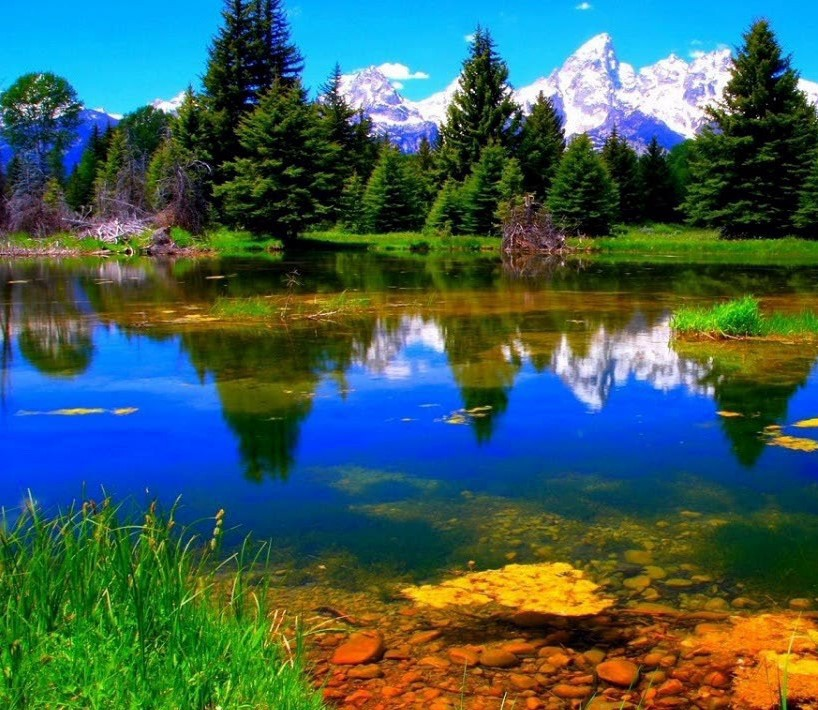
#> input picture image_pairs/image_pairs_01_01.jpg, 818 x 710 px
$ python demo.py   (older library calls are emulated)
#> lines starting #> are read from the running program, lines starting #| are printed output that depends on the picture
import cv2
import numpy as np
import matplotlib.pyplot as plt
# from brief import brief


if __name__ == '__main__':
    img = cv2.imread("./../image_pairs/image_pairs_01_01.jpg")
#> img is the input picture: shape (710, 818, 3); mean B, G, R 88, 94.5, 62.3
    img = cv2.cvtColor(img, cv2.COLOR_BGR2RGB)
    img_gray = cv2.cvtColor(img, cv2.COLOR_RGB2GRAY)
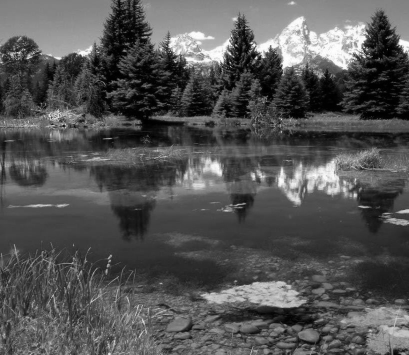
#> img_gray: shape (710, 818) (shown at 1/2 size); min 0, max 255, mean 84.1
    test_image = cv2.pyrDown(img)
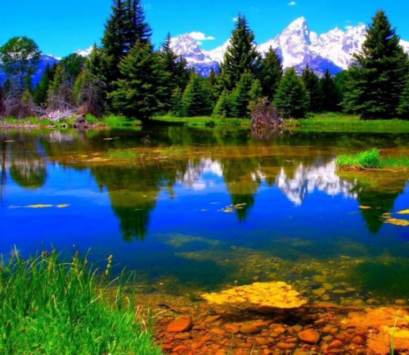
#> test_image: shape (355, 409, 3); mean R, G, B 62.2, 94.6, 88.2
    test_image = cv2.pyrDown(test_image)
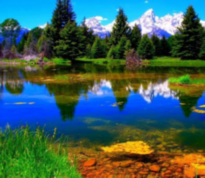
#> test_image: shape (178, 205, 3); mean R, G, B 62.2, 94.7, 88.4
    num_rows, num_cols = test_image.shape[:2]
    test_gray = cv2.cvtColor(test_image, cv2.COLOR_RGB2GRAY)
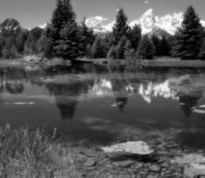
#> test_gray: shape (178, 205); min 0, max 252, mean 84.2
    print(img_gray.shape)
#| (710, 818)

    # Display traning image and testing image
    fx, plots = plt.subplots(1, 2, figsize=(20, 10))

    plots[0].set_title("Training Image")
    plots[0].imshow(img)

    plots[1].set_title("Testing Image")
    plots[1].imshow(test_image)

    # ## Detect keypoints and Create Descriptor

    fast = cv2.FastFeatureDetector_create()
    brief = cv2.xfeatures2d.BriefDescriptorExtractor_create()

    train_keypoints = fast.detect(img_gray, None)
#> train_keypoints = 19430 keypoints; strongest (x, y, size): (472, 90, 7), (744, 112, 7), (794, 90, 7), (772, 76, 7)
    test_keypoints = fast.detect(test_gray, None)
#> test_keypoints = 1249 keypoints; strongest (x, y, size): (131, 27, 7), (160, 38, 7), (173, 34, 7), (142, 33, 7)
    # pts = np.float([key_point.pt for key_point in train_keypoints]).reshape(-1, 1, 2)
    train_keypoints_arr = np.array([key_point.pt for key_point in train_keypoints]) # keypoint to array
#> train_keypoints_arr = 19430 pairs, first value 3 to 814, second value 3 to 706

    train_keypoints, train_descriptor = brief.compute(img_gray, train_keypoints)
#> train_keypoints = 16900 keypoints; strongest (x, y, size): (472, 90, 7), (744, 112, 7), (772, 76, 7), (367, 135, 7)
    test_keypoints, test_descriptor = brief.compute(test_gray, test_keypoints)
#> test_keypoints = 621 keypoints; strongest (x, y, size): (160, 38, 7), (173, 34, 7), (142, 33, 7), (141, 86, 7)
    print(train_descriptor[0])
#| [ 31   7 184  68 168 137 161 221 102  26 200  40  88 143  54  79 163 120
#|  107 161 217 154 255  35 248 212 117 195 184  87  29  42]
    # train_keypoints, train_descriptor = brief(img_gray, train_keypoints)
    # test_keypoints, test_descriptor = brief(test_gray, test_keypoints)

    keypoints_without_size = np.copy(img)
    keypoints_with_size = np.copy(img)

    cv2.drawKeypoints(img, train_keypoints, keypoints_without_size, color=(0, 255, 0))
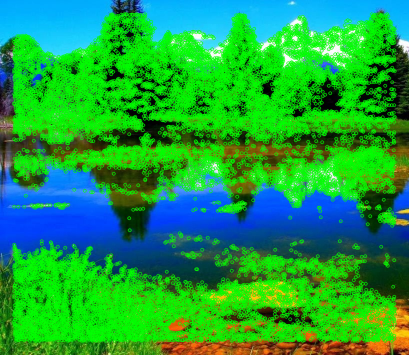
#> keypoints_without_size: shape (710, 818, 3) (shown at 1/2 size); mean R, G, B 28.3, 159, 65.4

    cv2.drawKeypoints(img, train_keypoints, keypoints_with_size,
                      flags=cv2.DRAW_MATCHES_FLAGS_DRAW_RICH_KEYPOINTS)
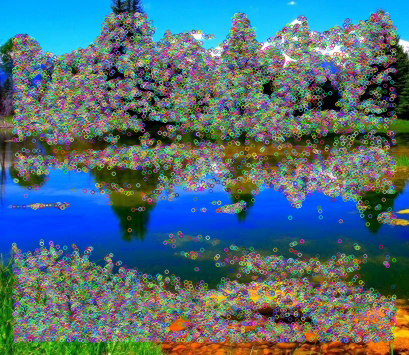
#> keypoints_with_size: shape (710, 818, 3) (shown at 1/2 size); mean R, G, B 81.1, 109.1, 119.5

    # Display image with and without keypoints size
    fx, plots = plt.subplots(1, 2, figsize=(20, 10))

    plots[0].set_title("Train keypoints With Size")
    plots[0].imshow(keypoints_with_size, cmap='gray')

    plots[1].set_title("Train keypoints Without Size")
    plots[1].imshow(keypoints_without_size, cmap='gray')

    # Print the number of keypoints detected in the training image
    print("Number of Keypoints Detected In The Training Image: ", len(train_keypoints))
#| Number of Keypoints Detected In The Training Image:  16900

    # Print the number of keypoints detected in the query image
    print("Number of Keypoints Detected In The Query Image: ", len(test_keypoints))
#| Number of Keypoints Detected In The Query Image:  621

    # ## Matching Keypoints

    # Create a Brute Force Matcher object.
    bf = cv2.BFMatcher(cv2.NORM_HAMMING, crossCheck=True)

    # Perform the matching between the BRIEF descriptors of the training image and the test image
    matches = bf.match(train_descriptor, test_descriptor)
#> matches = 342 matches

    # The matches with shorter distance are the ones we want.
    matches = sorted(matches, key=lambda x: x.distance)

    result = cv2.drawMatches(img, train_keypoints, test_gray, test_keypoints, matches, test_gray, flags=2)
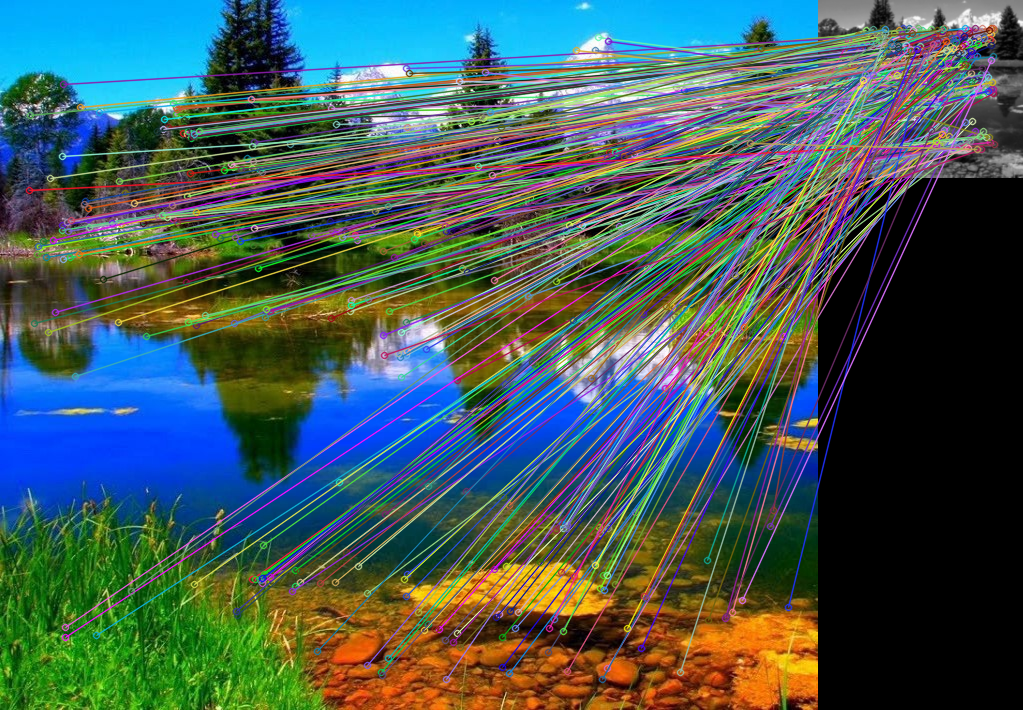
#> result: shape (710, 1023, 3); mean R, G, B 67.8, 89.5, 87.9

    # Display the best matching points
    plt.rcParams['figure.figsize'] = [14.0, 7.0]
    plt.title('Best Matching Points')
    plt.imshow(result)
    plt.show()

    # Print total number of matching points between the training and query images
    print("\nNumber of Matching Keypoints Between The Training and Query Images: ", len(matches))
#| Number of Matching Keypoints Between The Training and Query Images:  342

$ run again, with image_pairs/image_pairs_01_02.jpg copied over image_pairs/image_pairs_01_01.jpg
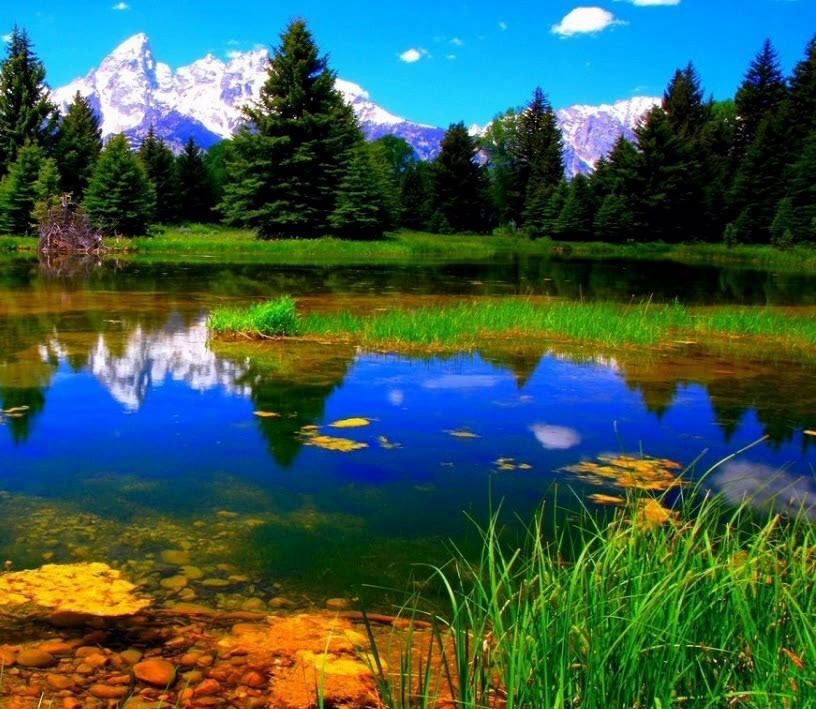
#> input picture image_pairs/image_pairs_01_02.jpg, 816 x 709 px
#> img is the input picture: shape (709, 816, 3); mean B, G, R 78.4, 90.3, 57.4
#| (709, 816)
#> `train_keypoints = fast.detect(img_gray, None)`: train_keypoints = 17987 keypoints; strongest (x, y, size): (715, 660, 7), (9, 90, 7), (535, 121, 7), (331, 90, 7)
#> `test_keypoints = fast.detect(test_gray, None)`: test_keypoints = 1146 keypoints; strongest (x, y, size): (57, 34, 7), (44, 38, 7), (119, 33, 7), (27, 32, 7)
#> train_keypoints_arr = 17987 pairs, first value 3 to 812, second value 3 to 705
#> `train_keypoints, train_descriptor = brief.compute(img_gray, train_keyp..`: train_keypoints = 15651 keypoints; strongest (x, y, size): (715, 660, 7), (535, 121, 7), (331, 90, 7), (281, 112, 7)
#> `test_keypoints, test_descriptor = brief.compute(test_gray, test_keypoi..`: test_keypoints = 556 keypoints; strongest (x, y, size): (57, 34, 7), (44, 38, 7), (119, 33, 7), (33, 100, 7)
#| [ 25   5  44 205  44  43 197 221  54 250 154 168  58 143 134 140 230 248
#|  127 129  81 152 203  40 216 220 101 122 254  81 200 111]
#> `cv2.drawKeypoints(img, train_keypoints, keypoints_with_size, flags=cv2..`:
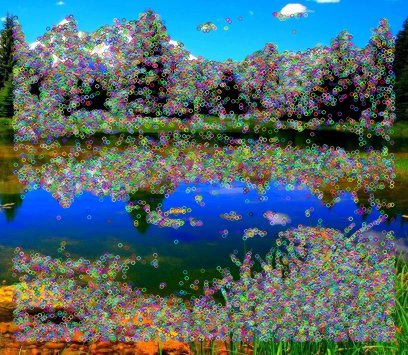
#> keypoints_with_size: shape (709, 816, 3) (shown at 1/2 size); mean R, G, B 77.3, 104.6, 110.3
#| Number of Keypoints Detected In The Training Image:  15651
#| Number of Keypoints Detected In The Query Image:  556
#> matches = 305 matches
#> `result = cv2.drawMatches(img, train_keypoints, test_gray, test_keypoin..`:
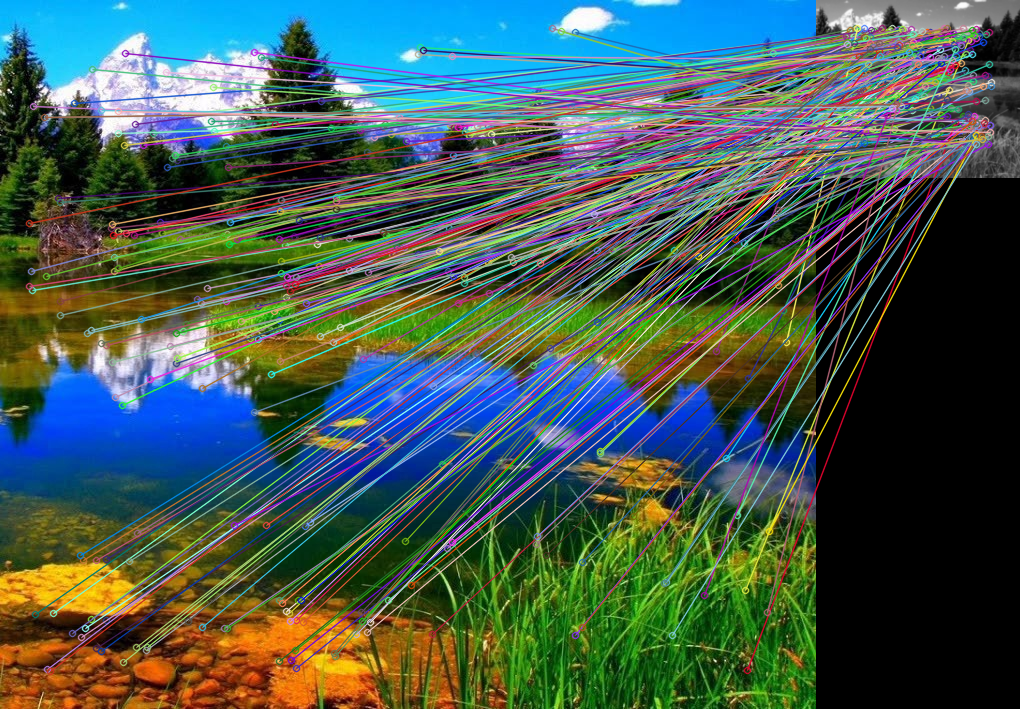
#> result: shape (709, 1020, 3); mean R, G, B 68.9, 89.1, 81.7
#| Number of Matching Keypoints Between The Training and Query Images:  305

$ run again, with image_pairs/image_pairs_03_01.jpg copied over image_pairs/image_pairs_01_01.jpg
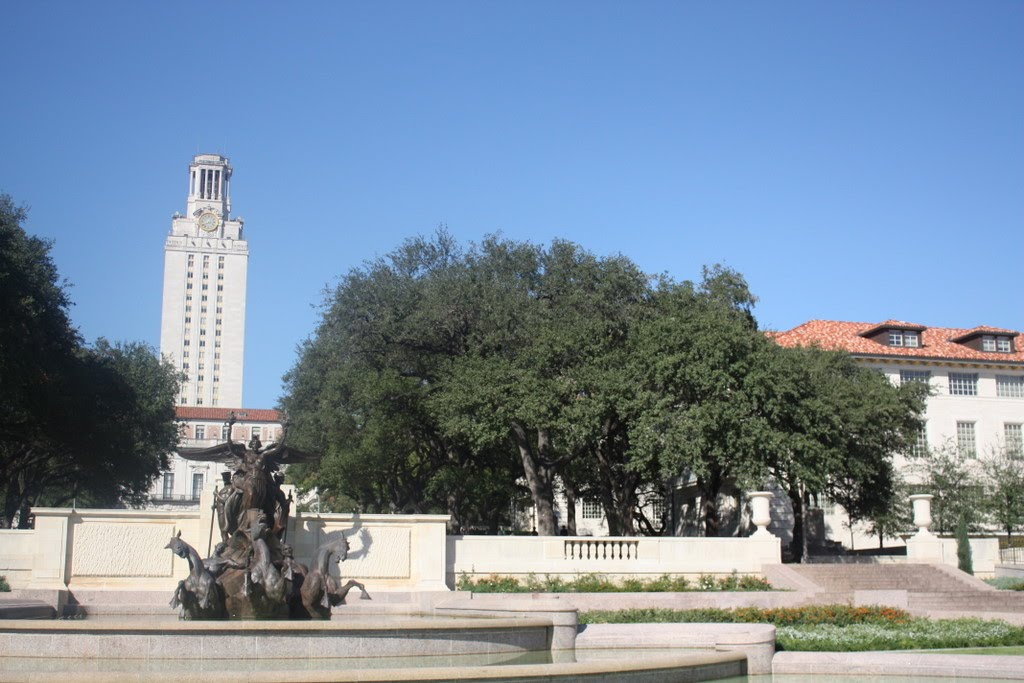
#> input picture image_pairs/image_pairs_03_01.jpg, 1024 x 683 px
#> img is the input picture: shape (683, 1024, 3); mean B, G, R 159.1, 140, 121.8
#> `test_gray = cv2.cvtColor(test_image, cv2.COLOR_RGB2GRAY)`:
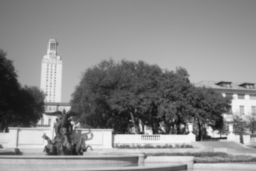
#> test_gray: shape (171, 256); min 14, max 248, mean 136.6
#| (683, 1024)
#> `train_keypoints = fast.detect(img_gray, None)`: train_keypoints = 17166 keypoints; strongest (x, y, size): (286, 497, 7), (620, 557, 7), (699, 498, 7), (636, 491, 7)
#> `test_keypoints = fast.detect(test_gray, None)`: test_keypoints = 944 keypoints; strongest (x, y, size): (224, 138, 7), (182, 125, 7), (196, 140, 7), (188, 132, 7)
#> train_keypoints_arr = 17166 pairs, first value 3 to 1020, second value 153 to 679
#> `train_keypoints, train_descriptor = brief.compute(img_gray, train_keyp..`: train_keypoints = 16216 keypoints; strongest (x, y, size): (286, 497, 7), (620, 557, 7), (699, 498, 7), (636, 491, 7)
#> `test_keypoints, test_descriptor = brief.compute(test_gray, test_keypoi..`: test_keypoints = 675 keypoints; strongest (x, y, size): (224, 138, 7), (182, 125, 7), (196, 140, 7), (188, 132, 7)
#| [230 250 145  16 211  84  94 102  77  12  37 223 133 122 253 115  25  23
#|  169 110  39 103  32 223 166  35  26 149   1 162  59 146]
#| Number of Keypoints Detected In The Training Image:  16216
#| Number of Keypoints Detected In The Query Image:  675
#> matches = 305 matches
#> `result = cv2.drawMatches(img, train_keypoints, test_gray, test_keypoin..`:
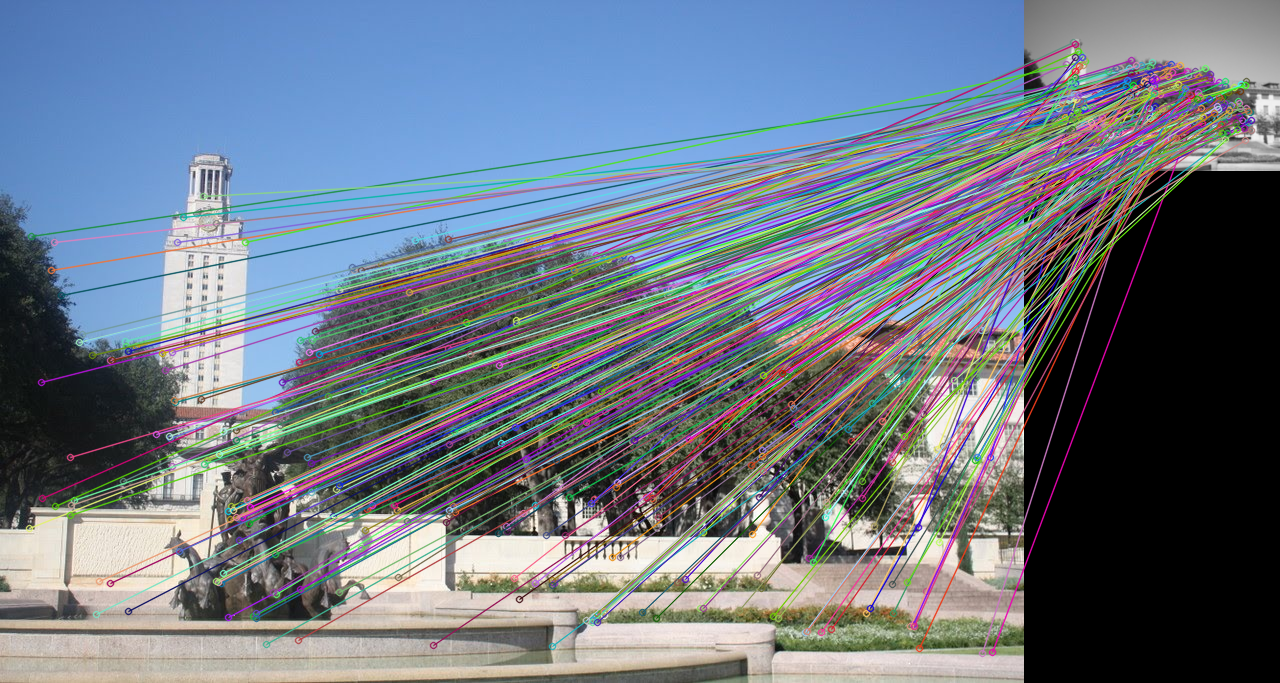
#> result: shape (683, 1280, 3); mean R, G, B 109.6, 119.2, 131.8
#| Number of Matching Keypoints Between The Training and Query Images:  305
